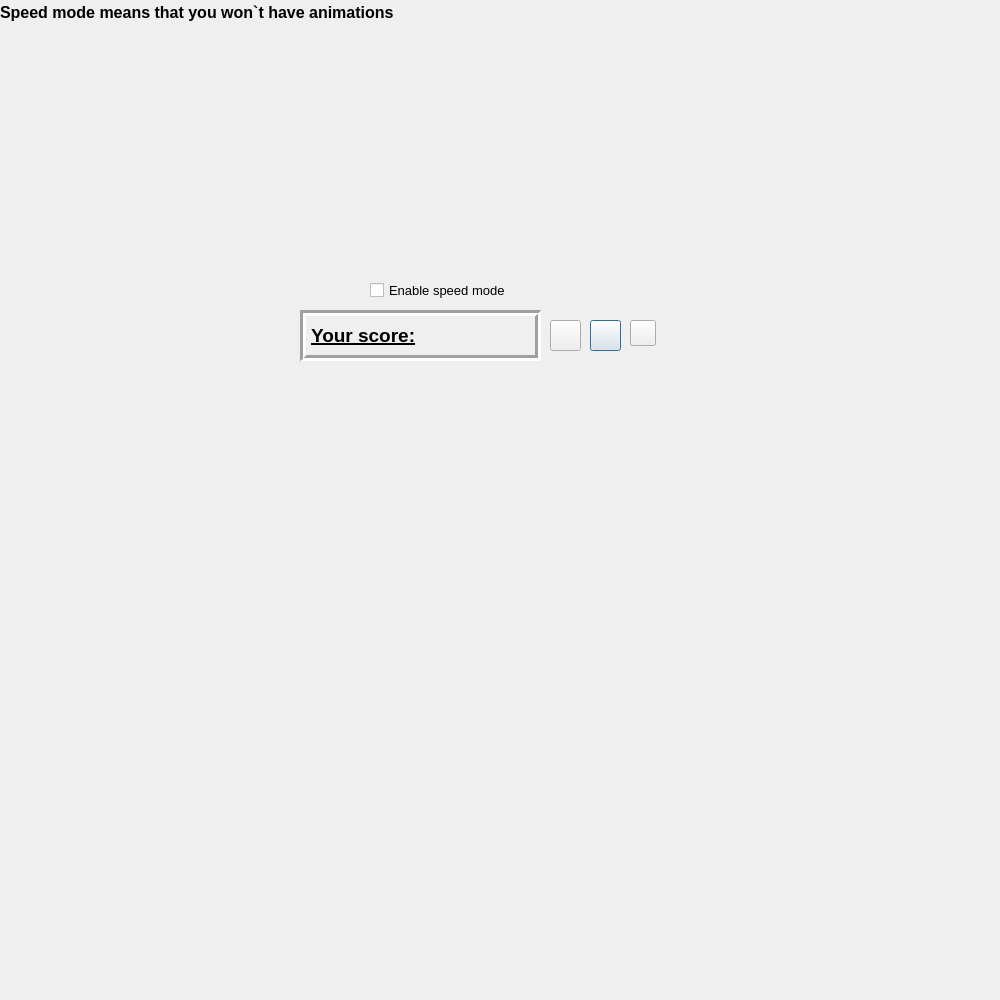
<?xml version="1.0" encoding="UTF-8"?>
<ui version="4.0">
 <class>boardWithgame</class>
 <widget class="QDialog" name="boardWithgame">
  <property name="geometry">
   <rect>
    <x>0</x>
    <y>0</y>
    <width>1000</width>
    <height>1000</height>
   </rect>
  </property>
  <property name="windowTitle">
   <string>Dialog</string>
  </property>
  <widget class="QPushButton" name="stepBackButton">
   <property name="geometry">
    <rect>
     <x>590</x>
     <y>320</y>
     <width>31</width>
     <height>31</height>
    </rect>
   </property>
   <property name="styleSheet">
    <string notr="true">border-image: url(:/new/prefix1/img/previous.png);</string>
   </property>
   <property name="text">
    <string/>
   </property>
  </widget>
  <widget class="QLabel" name="label">
   <property name="geometry">
    <rect>
     <x>300</x>
     <y>310</y>
     <width>241</width>
     <height>51</height>
    </rect>
   </property>
   <property name="font">
    <font>
     <pointsize>14</pointsize>
     <weight>75</weight>
     <bold>true</bold>
     <underline>true</underline>
    </font>
   </property>
   <property name="autoFillBackground">
    <bool>true</bool>
   </property>
   <property name="frameShape">
    <enum>QFrame::Box</enum>
   </property>
   <property name="frameShadow">
    <enum>QFrame::Sunken</enum>
   </property>
   <property name="lineWidth">
    <number>3</number>
   </property>
   <property name="text">
    <string>Your score:</string>
   </property>
  </widget>
  <widget class="QPushButton" name="resetButton">
   <property name="geometry">
    <rect>
     <x>550</x>
     <y>320</y>
     <width>31</width>
     <height>31</height>
    </rect>
   </property>
   <property name="styleSheet">
    <string notr="true">border-image: url(:/new/prefix1/img/reset.png);</string>
   </property>
   <property name="text">
    <string/>
   </property>
  </widget>
  <widget class="QWidget" name="gridLayoutWidget">
   <property name="geometry">
    <rect>
     <x>270</x>
     <y>370</y>
     <width>431</width>
     <height>431</height>
    </rect>
   </property>
   <layout class="QGridLayout" name="gridLayout" rowstretch="0" columnstretch="0">
    <property name="sizeConstraint">
     <enum>QLayout::SetDefaultConstraint</enum>
    </property>
    <property name="leftMargin">
     <number>0</number>
    </property>
    <property name="topMargin">
     <number>0</number>
    </property>
    <property name="rightMargin">
     <number>0</number>
    </property>
    <property name="spacing">
     <number>3</number>
    </property>
   </layout>
  </widget>
  <widget class="QPushButton" name="exitButton">
   <property name="geometry">
    <rect>
     <x>630</x>
     <y>320</y>
     <width>26</width>
     <height>26</height>
    </rect>
   </property>
   <property name="styleSheet">
    <string notr="true">border-image: url(:/new/prefix1/img/cross.png);</string>
   </property>
   <property name="text">
    <string/>
   </property>
  </widget>
  <widget class="QLabel" name="liveScore">
   <property name="geometry">
    <rect>
     <x>440</x>
     <y>320</y>
     <width>91</width>
     <height>31</height>
    </rect>
   </property>
   <property name="font">
    <font>
     <pointsize>14</pointsize>
     <weight>75</weight>
     <bold>true</bold>
    </font>
   </property>
   <property name="layoutDirection">
    <enum>Qt::LeftToRight</enum>
   </property>
   <property name="text">
    <string/>
   </property>
   <property name="alignment">
    <set>Qt::AlignCenter</set>
   </property>
  </widget>
  <widget class="QLabel" name="label_2">
   <property name="geometry">
    <rect>
     <x>0</x>
     <y>0</y>
     <width>527</width>
     <height>24</height>
    </rect>
   </property>
   <property name="font">
    <font>
     <pointsize>12</pointsize>
     <weight>75</weight>
     <bold>true</bold>
    </font>
   </property>
   <property name="autoFillBackground">
    <bool>true</bool>
   </property>
   <property name="text">
    <string>Speed mode means that you won`t have animations</string>
   </property>
  </widget>
  <widget class="QCheckBox" name="checkBox">
   <property name="geometry">
    <rect>
     <x>370</x>
     <y>280</y>
     <width>201</width>
     <height>20</height>
    </rect>
   </property>
   <property name="font">
    <font>
     <pointsize>10</pointsize>
    </font>
   </property>
   <property name="text">
    <string>Enable speed mode</string>
   </property>
  </widget>
  <zorder>stepBackButton</zorder>
  <zorder>label</zorder>
  <zorder>resetButton</zorder>
  <zorder>gridLayoutWidget</zorder>
  <zorder>exitButton</zorder>
  <zorder>label_2</zorder>
  <zorder>checkBox</zorder>
  <zorder>liveScore</zorder>
 </widget>
 <resources/>
 <connections/>
</ui>
